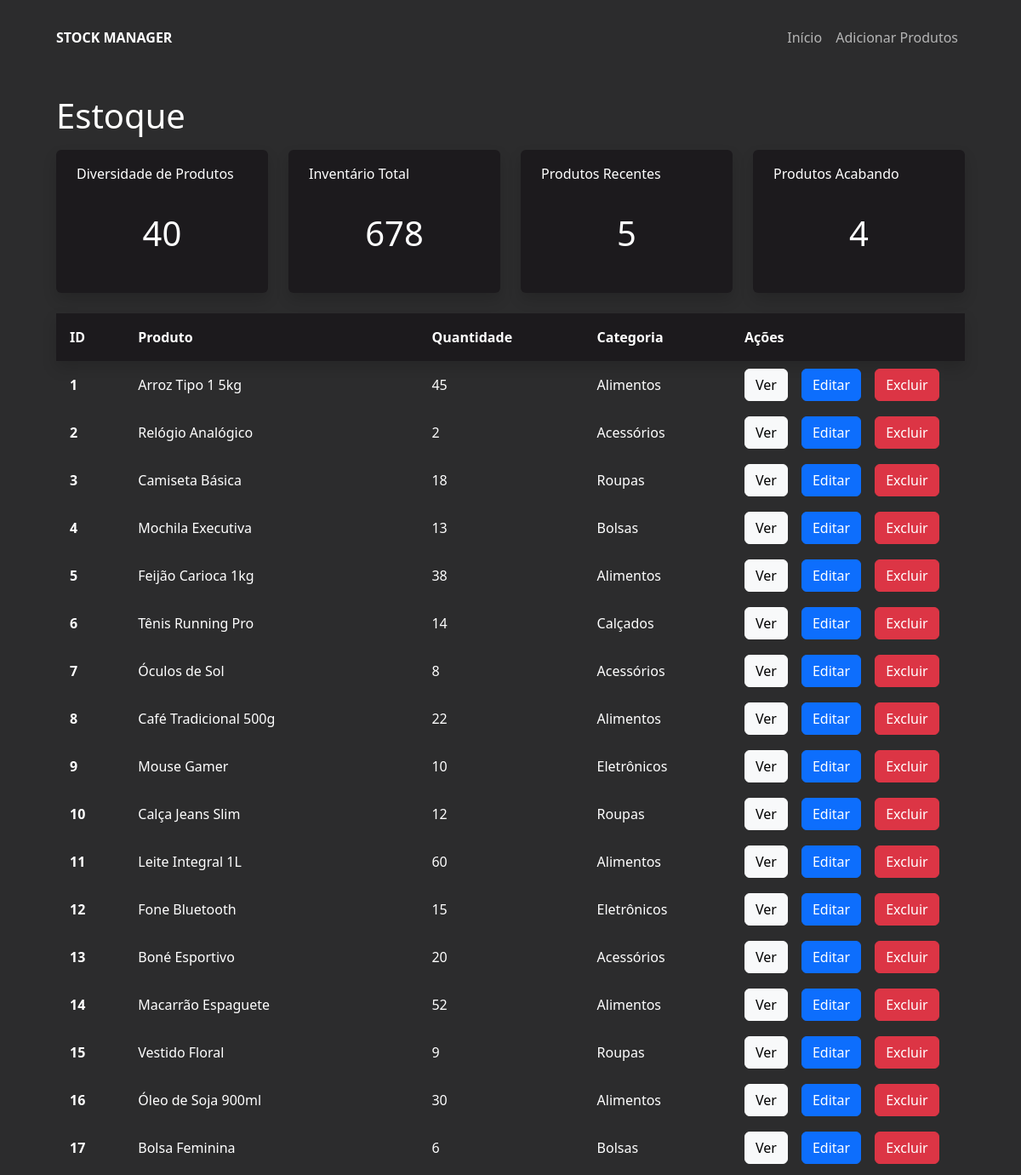
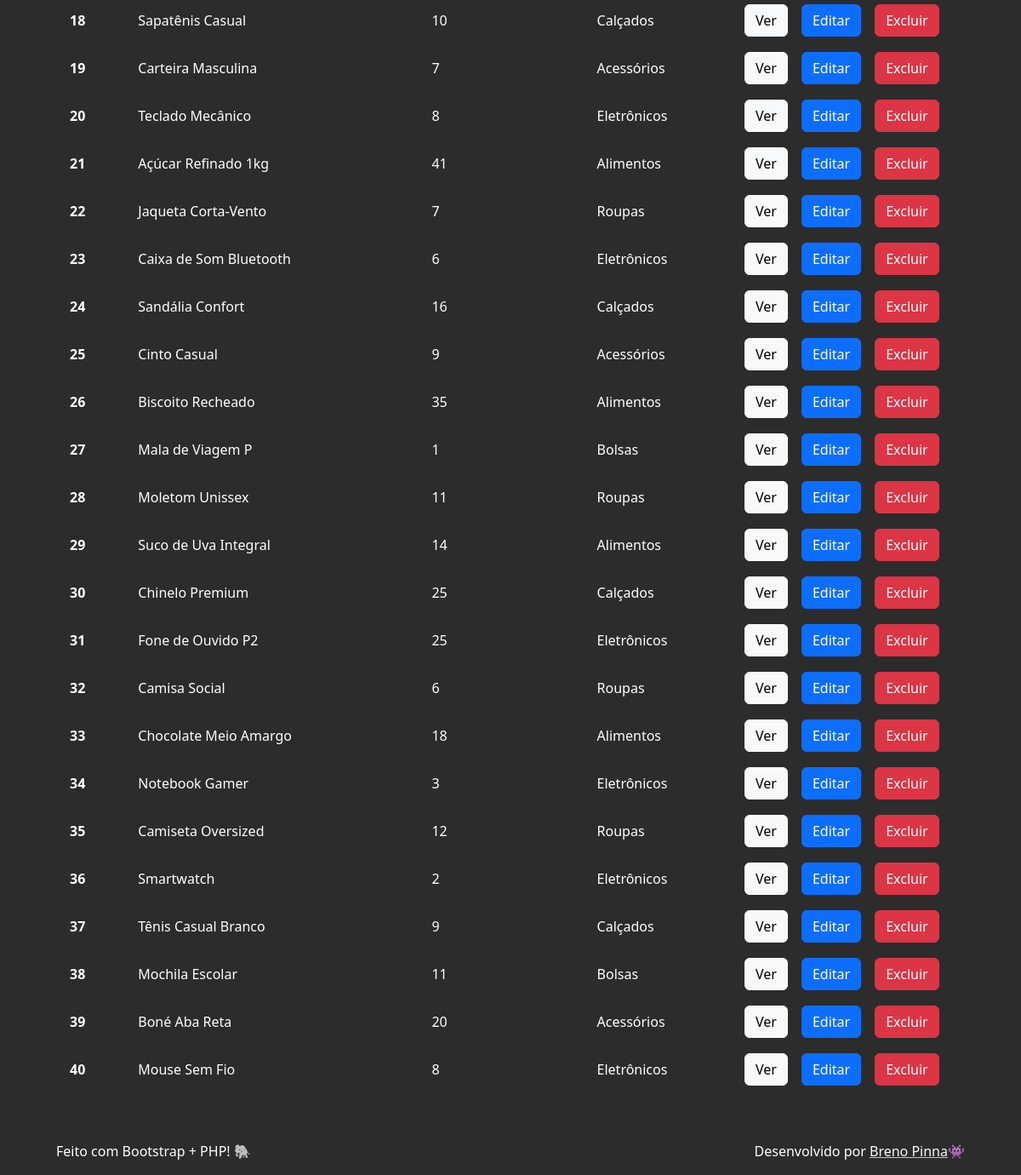
The page / on the database its author committed (2 pictures, top to bottom).
### tables this page shows
CREATE TABLE products (
  id int NOT NULL AUTO_INCREMENT,
  name varchar(255) NOT NULL,
  quantity int NOT NULL,
  category varchar(255) NOT NULL,
  price decimal(10, 2) NOT NULL,
  description varchar(1000) NOT NULL,
  created_at timestamp DEFAULT CURRENT_TIMESTAMP,
  modified_at timestamp DEFAULT CURRENT_TIMESTAMP ON UPDATE CURRENT_TIMESTAMP,
  PRIMARY KEY (id)
);

### htdocs/src/data/get_table_info.php (called while the page is built, shortened)
<?php
  function get_table_info(){
    try {
      $con = connect();
      $sql = "SELECT products.id, products.name, products.quantity, products.category FROM products;";
      $stmt = $con->prepare($sql);
      $stmt->execute();
      $table_info = $stmt->fetchAll(PDO::FETCH_ASSOC);
      return ['success' => true, 'data' => $table_info];
    } catch (\Throwable $th) {
      return ['success' => false, 'message' => $th->getMessage()];
    }
  }

### htdocs/src/components/table_row.php (the view)
<?php
  function table_row(string $product, int $id, int $quantity, string $category) {
      require_once __DIR__ . '/btn_details.php';
      require_once __DIR__ . '/btn_update.php';
      require_once __DIR__ . '/btn_delete.php';
      $product = htmlspecialchars($product);
      $category = htmlspecialchars($category);
      $btn_details = btn_details($id);
      $btn_update = btn_update($id);
      $btn_delete = btn_delete($id, $product);
      return <<<HTML
      <tr class="align-middle">
        <th class="p-3" scope="row">{$id}</th>
        <td>{$product}</td>
        <td>{$quantity}</td>
        <td>{$category}</td>
        <td class="w-25">
          <div class="d-flex align-items-center flex-nowrap gap-3">
            {$btn_details}
            {$btn_update}
            {$btn_delete}
          </div>
        </td>
      </tr>
HTML;
}

### htdocs/src/components/table.php
<?php
  require_once __DIR__ . '/../data/get_table_info.php';
  require_once __DIR__ . '/table_row.php';
  $table_info = get_table_info()['data'];
  $products = $table_info ? $table_info : [];
?>
<?php if(count($products) > 0): ?>
  <div class="table-responsive-lg">
    <table class="table table-dark table-borderless table-hover mt-4">
      <thead class="bg-secondary shadow">
        <tr class="align-middle">
          <th class="p-3" scope="col">ID</th>
          <th scope="col">Produto</th>
          <th scope="col">Quantidade</th>
          <th scope="col">Categoria</th>
          <th scope="col">Ações</th>
        </tr>
      </thead>
      <tbody>
      <?php foreach ($products as $product): ?>
        <?= table_row($product['name'], $product['id'], $product['quantity'], $product['category']); ?>
      <?php endforeach; ?>
      </tbody>
    </table>
  </div>
<?php endif; ?>

### htdocs/src/components/btn_details.php
<?php
  function btn_details(int $id){
    return <<<HTML
    <a href="/details?id={$id}" class="btn btn-md btn-light">
        Ver
    </a>
HTML;
  }

### htdocs/src/components/btn_update.php
<?php
  function btn_update(int $id){
    return <<<HTML
    <a href="/update?id={$id}" class="btn btn-md btn-primary">
        Editar
    </a>
HTML;
  }

### htdocs/src/components/btn_delete.php
<?php
  function btn_delete(int $id, string $product){
    return <<<HTML
    <button onclick="deleteProduct({$id}, '{$product}')" class="btn btn-md btn-danger">
        Excluir
    </button>
HTML;
  }

### htdocs/assets/theme.css (style rules this page uses)
:root { --overwrite-primary-color: #2c2c2d; --overwrite-secondary-color: #1c1a1d; }
.bg-primary { background-color: var(--overwrite-primary-color) !important; }
.bg-secondary { background-color: var(--overwrite-secondary-color) !important; }
.table-dark { --bs-table-bg: var(--primary-color) !important; }

### rows shown on the page
products: id "1", name "Arroz Tipo 1 5kg", quantity "45", category "Alimentos"
products: id "2", name "Relógio Analógico", quantity "2", category "Acessórios"
products: id "3", name "Camiseta Básica", quantity "18", category "Roupas"
products: id "4", name "Mochila Executiva", quantity "13", category "Bolsas"
products: id "5", name "Feijão Carioca 1kg", quantity "38", category "Alimentos"
products: id "6", name "Tênis Running Pro", quantity "14", category "Calçados"
products: id "7", name "Óculos de Sol", quantity "8", category "Acessórios"
products: id "8", name "Café Tradicional 500g", quantity "22", category "Alimentos"
products: id "9", name "Mouse Gamer", quantity "10", category "Eletrônicos"
products: id "10", name "Calça Jeans Slim", quantity "12", category "Roupas"
products: id "11", name "Leite Integral 1L", quantity "60", category "Alimentos"
products: id "12", name "Fone Bluetooth", quantity "15", category "Eletrônicos"
products: id "13", name "Boné Esportivo", quantity "20", category "Acessórios"
products: id "14", name "Macarrão Espaguete", quantity "52", category "Alimentos"
products: id "15", name "Vestido Floral", quantity "9", category "Roupas"
products: id "16", name "Óleo de Soja 900ml", quantity "30", category "Alimentos"
products: id "17", name "Bolsa Feminina", quantity "6", category "Bolsas"
products: id "18", name "Sapatênis Casual", quantity "10", category "Calçados"
products: id "19", name "Carteira Masculina", quantity "7", category "Acessórios"
products: id "20", name "Teclado Mecânico", quantity "8", category "Eletrônicos"
products: id "21", name "Açúcar Refinado 1kg", quantity "41", category "Alimentos"
products: id "22", name "Jaqueta Corta-Vento", quantity "7", category "Roupas"
products: id "23", name "Caixa de Som Bluetooth", quantity "6", category "Eletrônicos"
products: id "24", name "Sandália Confort", quantity "16", category "Calçados"
products: id "25", name "Cinto Casual", quantity "9", category "Acessórios"
products: id "26", name "Biscoito Recheado", quantity "35", category "Alimentos"
products: id "27", name "Mala de Viagem P", quantity "1", category "Bolsas"
products: id "28", name "Moletom Unissex", quantity "11", category "Roupas"
products: id "29", name "Suco de Uva Integral", quantity "14", category "Alimentos"
products: id "30", name "Chinelo Premium", quantity "25", category "Calçados"
products: id "31", name "Fone de Ouvido P2", quantity "25", category "Eletrônicos"
products: id "32", name "Camisa Social", quantity "6", category "Roupas"
products: id "33", name "Chocolate Meio Amargo", quantity "18", category "Alimentos"
products: id "34", name "Notebook Gamer", quantity "3", category "Eletrônicos"
products: id "35", name "Camiseta Oversized", quantity "12", category "Roupas"
products: id "36", name "Smartwatch", quantity "2", category "Eletrônicos"
products: id "37", name "Tênis Casual Branco", quantity "9", category "Calçados"
products: id "38", name "Mochila Escolar", quantity "11", category "Bolsas"
products: id "39", name "Boné Aba Reta", quantity "20", category "Acessórios"
products: id "40", name "Mouse Sem Fio", quantity "8", category "Eletrônicos"

### other values the page prints
$title "Diversidade de Produtos Inventário Total Produtos Recentes Produtos Acabando"
$value "40 678 5 4"
